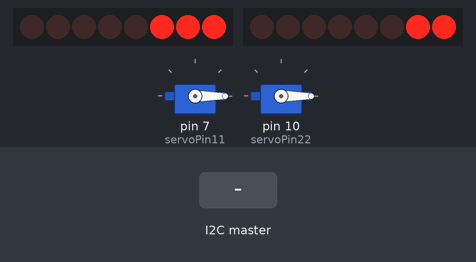
Recording of a sketch running on a simulated Arduino Uno, built with avr-gcc and run on an emulated ATmega328P. Shown: 2 × 8 shift-register outputs drawn as a row of LEDs (first output left, lit = HIGH), 2 × servo. Wiring (inferred from the names in the program): 2 × shift register (74HC595): data pin 6, shift clock pin 4, latch pin 12 / data pin 13, shift clock pin 11, latch pin 5. Wiring (inferred from the signals the program sends): 2 × row of LEDs: on Q0, Q1, Q2, Q3, Q4, Q5, Q6, Q7 / on Q0, Q1, Q2, Q3, Q4, Q5, Q6, Q7. The inputs (shaded band) are chosen by the test bench. The modem accepts every AT command (registered, SIM ready, sends succeed) and sends nothing else; what the sketch prints to the serial monitor is not drawn.

Above: at 5.3 s.
5.4 s: the I2C master sends "A"
At 6.19 s:
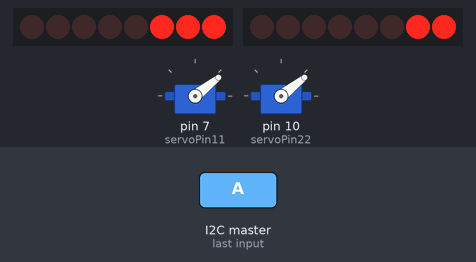
At 8.6 s:
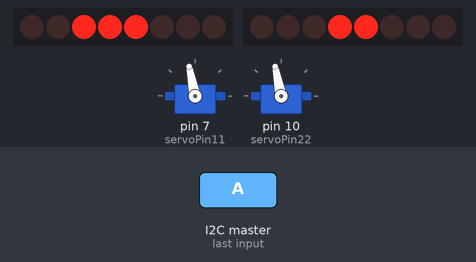
Timing chart, 0 to 32.1 s (numbered marks = the images above; inputs shaded):
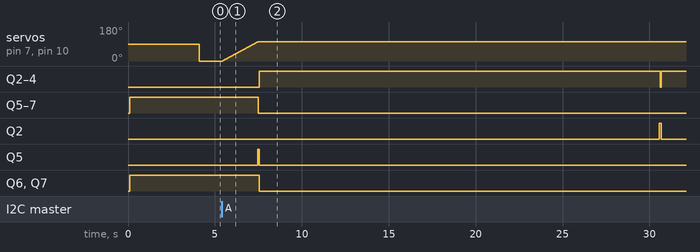

The sketch:

floor_slave2.ino
```cpp
//slave2
#include <Wire.h>
#include <Servo.h>
#include <SoftwareSerial.h>


#define SLAVE 2

SoftwareSerial BTSerial(2, 3);
byte buffer[1024];
int bufferPosition;

// 자신의 슬레이브 주소를 설정해 줍니다.(슬레이브 주소에 맞게 수정해야 합니다.)
byte count = 0;
char temp;


//신호등 모듈 무조건 왼쪽부터

//LED1
int latchPin1 = 5;
int clockPin1 = 4;
int dataPin1 = 6;
byte leds1 = 0;

//LED2
int latchPin2 = 12;
int clockPin2 = 11;
int dataPin2 = 13;
byte leds2 = 0;

//차단기
int servoPin11 = 7;


int servoPin22 = 10;

Servo servo11;


Servo servo22;
int angle = 0; // servo position in degrees

void setup() {
  BTSerial.begin(9600);
  Serial.begin(9600);
  Serial.println("Hello!");

  bufferPosition = 0;
  // Wire 라이브러리 초기화
  // 슬레이브로 참여하기 위해서는 주소를 지정해야 한다.
  Wire.begin(SLAVE);
  Wire.onReceive(receiveFromMaster);
  // 마스터의 데이터 전송 요구가 있을 때 처리할 함수 등록
  Wire.onRequest(sendToMaster);

  //LED를 위한 IC 세팅
  pinMode(latchPin1, OUTPUT);
  pinMode(dataPin1, OUTPUT);
  pinMode(clockPin1, OUTPUT);
  pinMode(latchPin2, OUTPUT);
  pinMode(dataPin2, OUTPUT);
  pinMode(clockPin2, OUTPUT);

  //차단기
  servo11.attach(servoPin11);
  servo22.attach(servoPin22);
  redLight();
  angle = 0;
  servo11.write(angle);


  servo22.write(angle);

}

void loop() {


  // 'O' 요청이 들어오면 녹색불 점등
  if (temp == 'A') {
    BTSerial.println("AT+MINO0x00C8");
    motorup();
    greenLight();
    delay(23000);
  }
  else if (temp == 'B') {
    BTSerial.println("AT+MINO0x0190");
    greenLight();
    delay(18000);
  }
  else if (temp == 'X') {
    BTSerial.println("AT+MINO0x0064");
    redLight();
  }
 // BTSerial.println("AT+MINO0x0064");

  while (BTSerial.available()) {
    byte data = BTSerial.read();
    Serial.write(data);
  }

  while (Serial.available()) {
    byte data = Serial.read();
    BTSerial.write(data);
  }
}
//I2C 통신
void receiveFromMaster(int bytes) {
  char ch[2];
  for (int i = 0 ; i < bytes ; i++) {
    // 수신 버퍼 읽기
    ch[i] = Wire.read();
  }
  temp = ch[0];
}
void sendToMaster() {
  // 자신의 슬레이브 주소를 담은 메세지를 마스터에게 보냅니다. 슬레이브 주소에 맞게 수정해야 합니다.
  Wire.write("FLOOR Traffic");
}

//IC
void updateShiftRegister1() {
  //왼쪽 IC
  digitalWrite(latchPin1, LOW);
  shiftOut(dataPin1, clockPin1, LSBFIRST, leds1);
  digitalWrite(latchPin1, HIGH);
}
void updateShiftRegister2() {
  //오른쪽 IC
  digitalWrite(latchPin2, LOW);
  shiftOut(dataPin2, clockPin2, LSBFIRST, leds2);
  digitalWrite(latchPin2, HIGH);
}
void initShiftRegister1() {
  leds1 = 0;
  updateShiftRegister1();
  delay(50);
}
void initShiftRegister2() {
  leds2 = 0;
  updateShiftRegister2();
  delay(50);
}

void greenLight() {
  initShiftRegister1();
  initShiftRegister2();
  for (int i = 3; i < 6; i++)  {
    bitSet(leds1, i);
    bitSet(leds2, i);
    updateShiftRegister1();
    updateShiftRegister2();
  }
}

void redLight() {
  initShiftRegister1();
  initShiftRegister2();
  for (int i = 0; i < 3; i++) {
    bitSet(leds1, i);
    bitSet(leds2, i);
    updateShiftRegister1();
    updateShiftRegister2();
  }
  motordown();
  delay(4000);
}
//차단기 올라가는 함수
void motorup() {
  if (angle == 0) {
    for (angle = 0; angle < 101; angle++)
    {
      servo11.write(angle);
      servo22.write(angle);
      delay(20);
    }

    angle == 101;
    servo11.write(angle);
    servo22.write(angle);

  }

}
//차단기 내려가는 함수
void motordown() {
  if (angle == 101) {
    for (angle = 100; angle > 0; angle--)
    {
      servo11.write(angle);
      servo22.write(angle);
      delay(20);
    }
    angle == 0;
    servo11.write(angle);
    servo22.write(angle);

  }
}
```

Measured:
- after the input at 5.4 s, servo on pin 7 (servoPin11), servo on pin 10 (servoPin22): moves from 0° to 101° over 2.0 s, starting at once; Q2–4: LOW → HIGH after 2.2 s, → LOW 23.1 s later, → HIGH 0.05 s later; Q5–7: HIGH → LOW after 2.1 s; Q2: LOW → HIGH after 25.2 s, → LOW 0.10 s later; Q5: LOW → HIGH after 2.1 s, → LOW 0.10 s later
